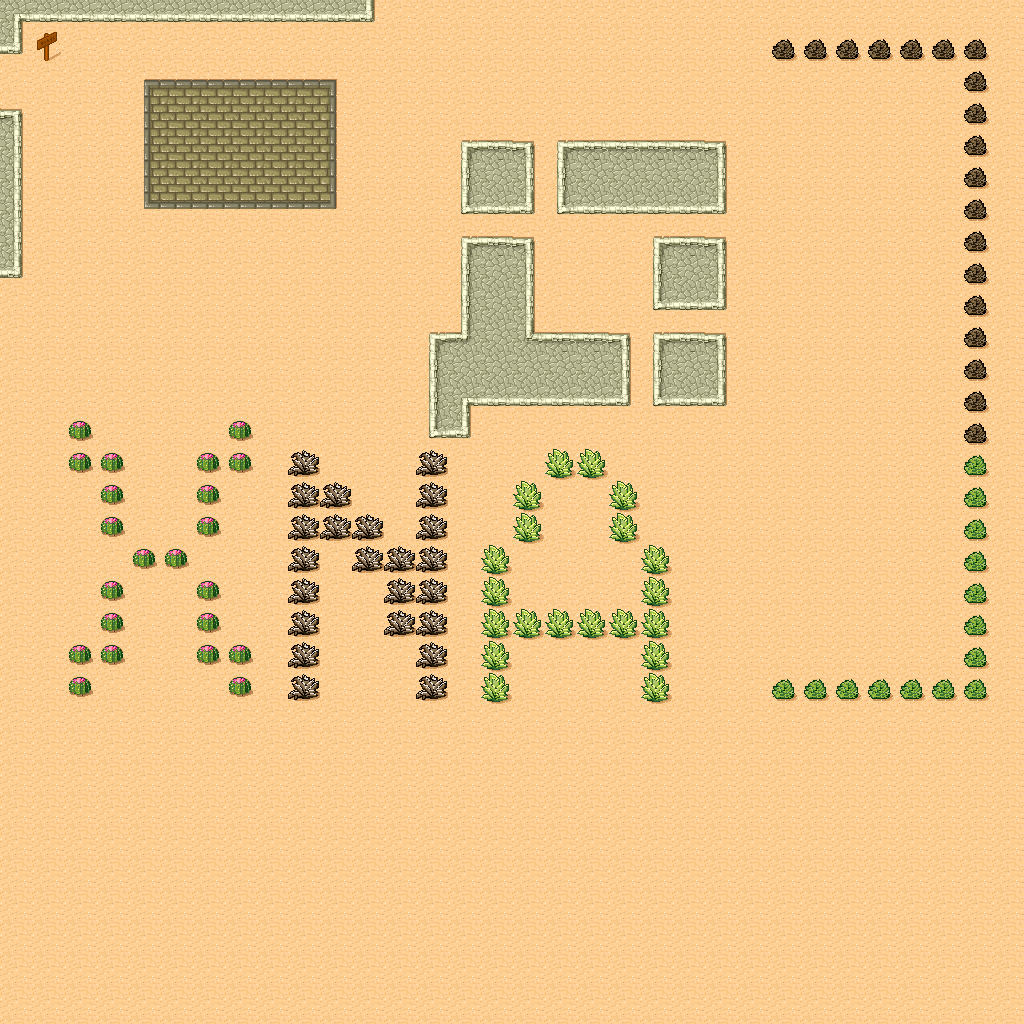

This is a level from a 2D game, rendered from its Tiled map with the project's own tilesets. A one-line summary and the map file follow, with tile-layer data summarised:
An orthogonal 32x32 tile map with 32x32 px tiles, 2 tile layers (Layer 0, shrubs).

<map version="1.0" orientation="orthogonal" width="32" height="32" tilewidth="32" tileheight="32">
 <tileset firstgid="1" name="Desert" tilewidth="32" tileheight="32" spacing="1" margin="1">
  <image source="tmw_desert_spacing.png" width="265" height="199" />
 </tileset>
 <layer name="Layer 0" width="32" height="32">
  <data>[1024 cells, 1024 non-empty, 23 distinct tile ids]</data>
 </layer>
 <layer name="shrubs" width="32" height="32">
  <data>[1024 cells, 98 non-empty, 5 distinct tile ids]</data>
 </layer>
</map>
